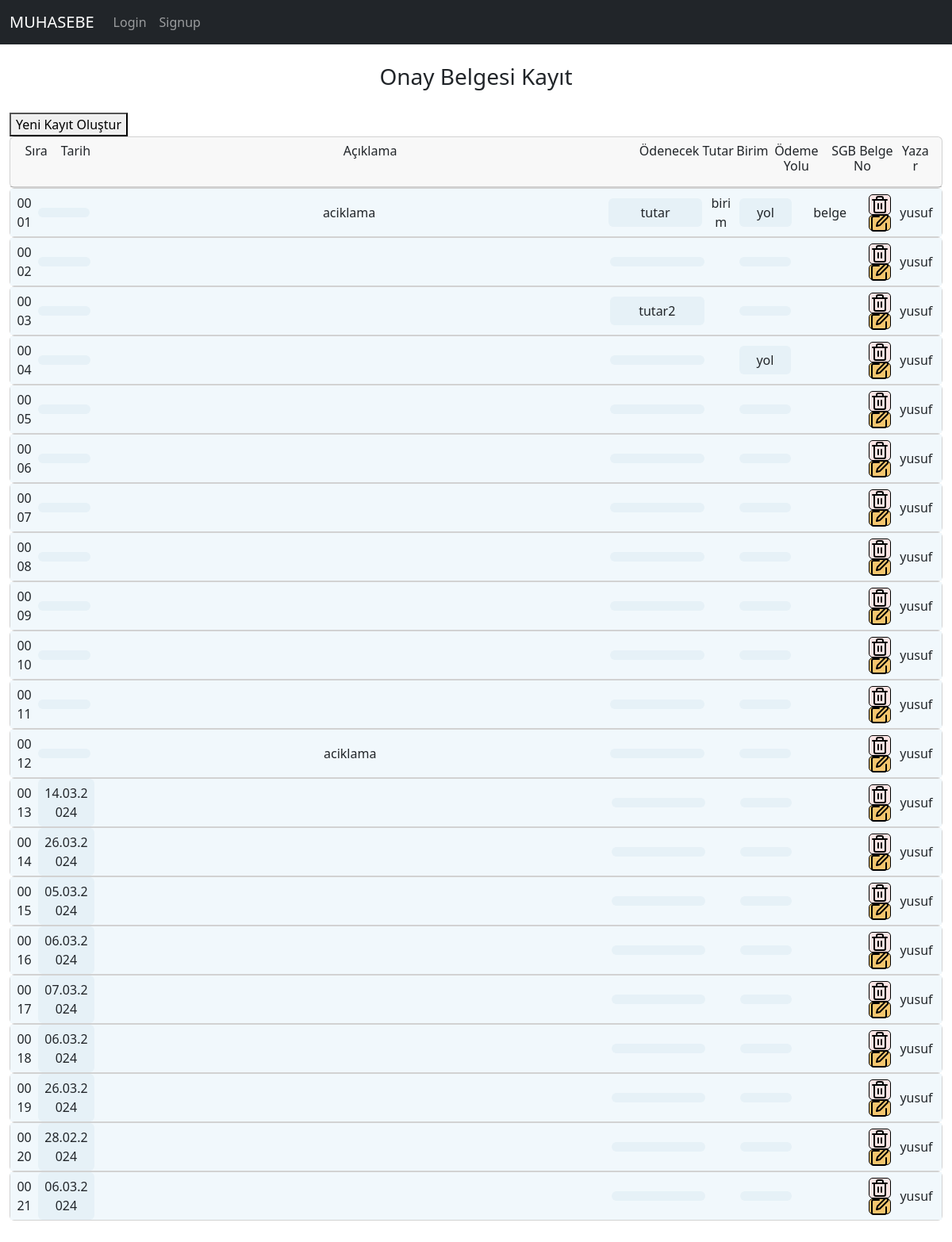
The app's page /defter_onay_list with its own data.
### muhapp/models.py (models this page shows, shortened)
class OnayRegisterModel(models.Model):
    username = models.ForeignKey(User, on_delete=models.CASCADE, null=True)
    onay_no = models.CharField(max_length = 100)
    onay_aciklama = models.CharField(max_length = 100, default='my_default_value')
    onay_tarih = models.DateField(default=datetime.now)
    onay_odemetutar = models.CharField(max_length = 20)
    onay_parabirimi = models.CharField(max_length = 20)
    onay_odemeyolu = models.CharField(max_length = 20)

### muhapp/views.py (the view)
# urls.py: path('defter_onay_list', views.defter_onay_list_view, name="defter_onay_list"),         # onay bilgileri listeleme
def defter_onay_list_view(request):
    defter_onay_list = models.OnayRegisterModel.objects.all()
    defter_onay_list = {"defter_onay_list":defter_onay_list}
    return render(request, 'muhapp/defter_onay_list.html', context=defter_onay_list)

### muhapp/templates/muhapp/defter_onay_list.html (shortened to what this page needs)
{% extends "base.html" %}
{% load static %}
{%block content%}
<div class="" style=" margin: auto; padding-bottom: 50px; width: 98%;">
    <h3 style="padding-bottom: 20px; text-align:center">Onay Belgesi Kayıt</h3>
    <button id="openNewWindowButton">Yeni Kayıt Oluştur</button>
    <div class="" style="width: 100%; margin:auto">
        <div class="card">
            <div class="card-header" style="text-align: center;">
                <div class="" style="display: flex;">
                    <div class="" style="width: 3%;"><h6>Sıra</h6></div>
                    <div class="" style="width: 6%;"><h6>Tarih</h6></div>
                    <div class="" style="width: 61%;"><h6>Açıklama</h6></div>
                    <div class="" style="width: 11%;"><h6>Ödenecek Tutar</h6></div>
                    <div class="" style="width: 4%;"><h6>Birim</h6></div>
                    <div class="" style="width: 6%;"><h6>Ödeme Yolu</h6></div>
                    <div class="" style="width: 9%;"><h6>SGB Belge No</h6></div>
                    <div class="" style="width: 3%;"><h6>Yazar</h6></div>
                </div>
            </div>
        </div>
    </div>
    <div class="" style="width: 100%; margin:auto">
        {%for bilgi in defter_onay_list%}
            <div class="card">
                <div class="" style="display: flex; text-align:center; align-items: center; background-color: #f1f8fc;">
                    <div class="" style=" width: 3%; background-color: #f1f8fc; padding: 6px;">{{forloop.counter|stringformat:"04d"}}</div>
                    <div class="" style="width: 6%; background-color: #e6f1f7; padding: 6px; border-radius: 6px;">{{bilgi.onay_tarih|date:"d.m.Y"}}</div>
                    <div class="" style="width: 61%; background-color: #f1f8fc; padding: 6px;">{{bilgi.onay_aciklama}}</div>
                    <div class="" style="width: 11%; background-color: #e6f1f7; padding: 6px; border-radius: 6px;">{{bilgi.onay_odemetutar}}</div>
                    <div class="" style="width: 4%; background-color: #f1f8fc; padding: 6px;">{{bilgi.onay_parabirimi}}</div>
                    <div class="" style="width: 6%; background-color: #e6f1f7; padding: 6px; border-radius: 6px;">{{bilgi.onay_odemeyolu}}</div>
                    <div class="" style="width: 9%; background-color: #f1f8fc; padding: 6px;">{{bilgi.onay_no}}</div>
                    <div style="display:flex; flex-direction: column;">
                        <div style="background-color: #fce5e5; border: 1px solid #000; border-radius: 5px;">
                            <a href="{% url 'muhapp:onay_list_delete' id=bilgi.id %}"
                                class="btn btn-sm"
                                style="margin: 4px; height: 16px; width:16px; display: flex; align-items: center; justify-content: center; ">
                                <img  src="{% static 'muhapp/images/trash.svg' %}" alt="Sil">
                            </a>
                        </div>
                        <div style="background-color: #f5c66e; border: 1px solid #000; border-radius: 5px;">
                            <a href="{% url 'muhapp:edit_onay_bilgi' id=bilgi.id %}"
                                class="btn btn-sm"
                                style="margin: 4px; height: 10px; width:10px; display: flex; align-items: center; justify-content: center;">
                                <img src="{% static 'muhapp/images/edit.svg' %}" alt="Edit">
                            </a>
                        </div>
                    </div>
                    <div class="" style="width: 6%;">{{bilgi.username}}</div>
                </div>
            </div>
        {%endfor%}
</div>
{%endblock%}

### records on screen
OnayRegisterModel: onay_aciklama "aciklama", onay_odemetutar "tutar", onay_parabirimi "birim", onay_odemeyolu "yol", onay_no "belge", username "yusuf"
OnayRegisterModel: username "yusuf"
OnayRegisterModel: onay_odemetutar "tutar2", username "yusuf"
OnayRegisterModel: onay_odemeyolu "yol", username "yusuf"
OnayRegisterModel: username "yusuf"
OnayRegisterModel: username "yusuf"
OnayRegisterModel: username "yusuf"
OnayRegisterModel: username "yusuf"
OnayRegisterModel: username "yusuf"
OnayRegisterModel: username "yusuf"
OnayRegisterModel: username "yusuf"
OnayRegisterModel: onay_aciklama "aciklama", username "yusuf"
OnayRegisterModel: onay_tarih "14.03.2024", username "yusuf"
OnayRegisterModel: onay_tarih "26.03.2024", username "yusuf"
OnayRegisterModel: onay_tarih "05.03.2024", username "yusuf"
OnayRegisterModel: onay_tarih "06.03.2024", username "yusuf"
OnayRegisterModel: onay_tarih "07.03.2024", username "yusuf"
OnayRegisterModel: onay_tarih "06.03.2024", username "yusuf"
OnayRegisterModel: onay_tarih "26.03.2024", username "yusuf"
OnayRegisterModel: onay_tarih "28.02.2024", username "yusuf"
OnayRegisterModel: onay_tarih "06.03.2024", username "yusuf"
